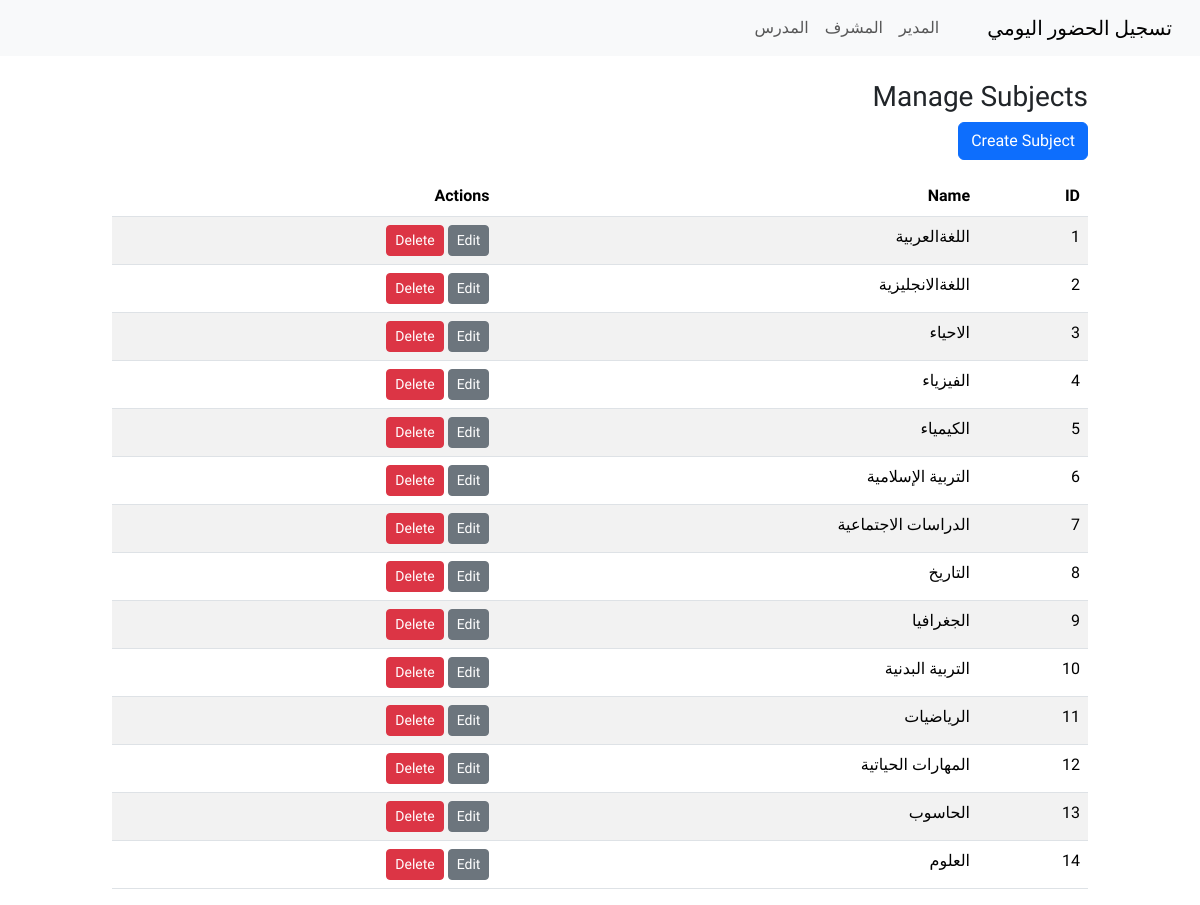
Screenshot of /admin/subjects (signed in) with the database file from the repository.
### backup/app___0__.py (models this page shows)
class Subject(db.Model):
    id = db.Column(db.Integer, primary_key=True)
    name = db.Column(db.String(120), nullable=False)

### backup/app___0__.py (the view)
@app.route('/admin/subjects')
@login_required
def admin_subjects():
    if not admin_required():
        return redirect(url_for('index'))
    subjects = Subject.query.all()
    return render_template('admin_subjects.html', subjects=subjects)

### backup/app___0__.py (called while the page is built)
@login_manager.user_loader
def load_user(user_id):
    return User.query.get(int(user_id))

def admin_required():
    if not current_user.is_authenticated or current_user.role != 'admin':
        flash('Unauthorized', 'danger')
        return False
    return True

### templates/admin_subjects.html
{% extends 'layout.html' %}
{% block content %}
<h3>Manage Subjects</h3>
<a class="btn btn-primary mb-3" href="{{ url_for('admin_subjects_create') }}">Create Subject</a>
<table class="table table-striped">
    <thead>
        <tr>
            <th>ID</th>
            <th>Name</th>
            <th>Actions</th>
        </tr>
    </thead>
    <tbody>
        {% for s in subjects %}
        <tr>
            <td>{{s.id}}</td>
            <td>{{s.name}}</td>
            <td>
                <a class="btn btn-sm btn-secondary"
                    href="{{ url_for('admin_subjects_edit', subject_id=s.id) }}">Edit</a>
                <form method="post" action="{{ url_for('admin_subjects_delete', subject_id=s.id) }}"
                    style="display:inline-block" onsubmit="return confirm('Delete subject?')">
                    <button class="btn btn-sm btn-danger">Delete</button>
                </form>
            </td>
        </tr>
        {% endfor %}
    </tbody>
</table>
{% endblock %}

### static/css/style.css (style rules this page uses)
body { font-family: 'Tajawal', Tahoma, Geneva, Verdana, sans-serif; }

### rows the page displays
Subject: id "1", name "اللغةالعربية"
Subject: id "2", name "اللغةالانجليزية"
Subject: id "3", name "الاحياء"
Subject: id "4", name "الفيزياء"
Subject: id "5", name "الكيمياء"
Subject: id "6", name "التربية الإسلامية"
Subject: id "7", name "الدراسات الاجتماعية"
Subject: id "8", name "التاريخ"
Subject: id "9", name "الجغرافيا"
Subject: id "10", name "التربية البدنية"
Subject: id "11", name "الرياضيات"
Subject: id "12", name "المهارات الحياتية"
Subject: id "13", name "الحاسوب"
Subject: id "14", name "العلوم"
